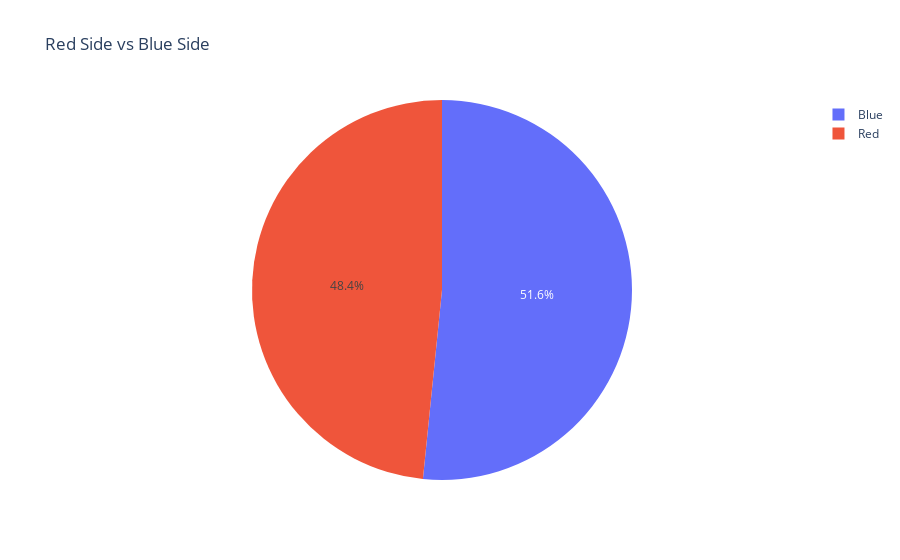

Notebook source saved alongside this figure:
### Markdown cell above
# Red Side vs Blue Side

### Code cell
winner_counts = matches['winner'].map({ 0: 'Blue', 1: 'Red' }).value_counts()

plot_df = pd.DataFrame({ 'winner': winner_counts.index, 'count': winner_counts.values })

fig = px.pie(plot_df, values='count', names='winner', title='Red Side vs Blue Side')
fig.show()

### Figure 1 — Plotly figure (JSON) as saved in the notebook; plotly's stock layout.template omitted (floating-point values rounded to 4 significant figures)
{"data": [{"domain": {"x": [0, 1], "y": [0, 1]}, "hovertemplate": "winner=%{label}<br>count=%{value}<extra></extra>", "labels": ["Blue", "Red"], "legendgroup": "", "name": "", "showlegend": true, "type": "pie", "values": [19117, 17930]}], "layout": {"legend": {"tracegroupgap": 0}, "title": {"text": "Red Side vs Blue Side"}}}
